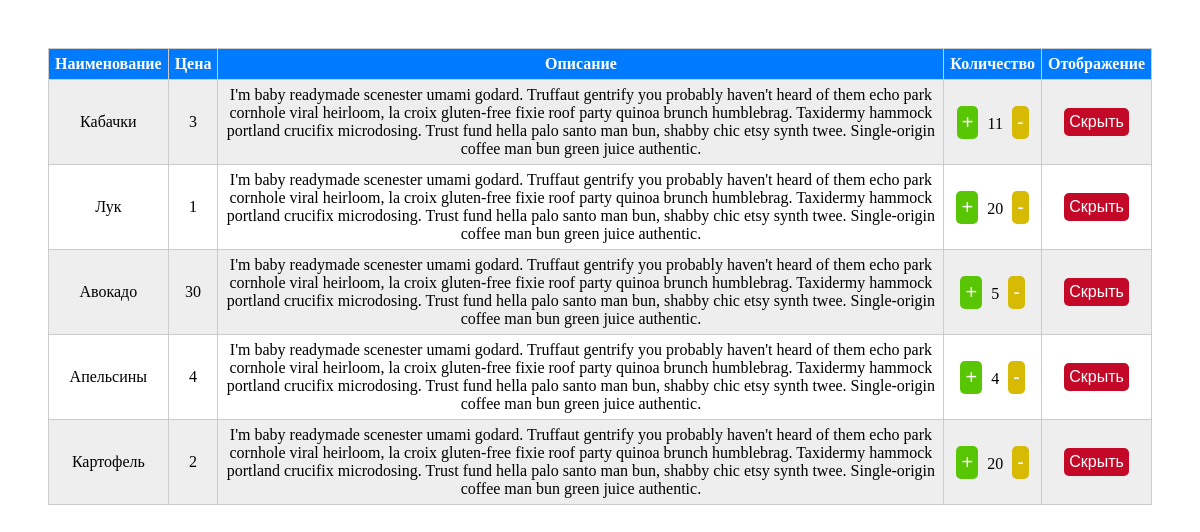
The page / on the database its author committed.
### tables this page shows
CREATE TABLE `Products` (
  `ID` int(10) UNSIGNED NOT NULL,
  `PRODUCT_ID` int(11) NOT NULL,
  `PRODUCT_NAME` varchar(255) NOT NULL,
  `PRODUCT_PRICE` int(11) NOT NULL,
  `PRODUCT_ARTICLE` text NOT NULL,
  `PRODUCT_QUANTITY` int(11) NOT NULL,
  `DATE_CREATE` timestamp NOT NULL DEFAULT CURRENT_TIMESTAMP,
  `PRODUCT_HIDE` bit(1) NOT NULL
);

### CProducts.php (called while the page is built, shortened)
<?php
class CProducts {
    public $db;
    private $database_host = 'localhost';
    private $database_user = '';
    private $database_pass = '';
    private $database_db = 'products';
    private $database_charset = 'utf8';
    public function connectDB()
    {
        $dsn = "mysql:host=$this->database_host;dbname=$this->database_db;charset=$this->database_charset";
        $opt = [
            PDO::ATTR_ERRMODE => PDO::ERRMODE_EXCEPTION,
            PDO::ATTR_DEFAULT_FETCH_MODE => PDO::FETCH_ASSOC,
        ];
        try {
            $this->db = new PDO($dsn, $this->database_user, $this->database_pass, $opt);
        } catch (PDOException $e) {
            die("Connect Error" . $e);
        }
    }
    public function getProducts($limit=0)
    {
        $sql = "SELECT * FROM `Products` WHERE `PRODUCT_HIDE` = 0 ORDER BY `DATE_CREATE` DESC" . ($limit ? " LIMIT :limit" : "");
        $stmt = $this->db->prepare($sql);
        $stmt->bindValue(':limit', $limit, PDO::PARAM_INT);
        $stmt->execute();
        require_once('products.view.php');
    }
}

### products.view.php (the view, shortened to what this page needs)
<table class='product-table'>
    <thead>
        <tr>
            <th>Наименование</th>
            <th>Цена</th>
            <th>Описание</th>
            <th>Количество</th>
            <th>Отображение</th>
        </tr>
    </thead>
    <tbody>
    <?php
        while ($row = $stmt->fetch()) {
            ?>
            <tr class="product-table__row">
                <td><?= $row["PRODUCT_NAME"] ?></td>
                <td><?= $row["PRODUCT_PRICE"] ?></td>
                <td><?= $row["PRODUCT_ARTICLE"] ?></td>
                <td>
                    <button class="product-increase product-btn">+</button>
                    <span data-quantity-index=<?=$row['ID']?>><?= $row["PRODUCT_QUANTITY"] ?></span>
                    <button class="product-decrease product-btn">-</button>
                </td>
                <td><button class="product-table-hide" data-index=<?=$row['ID']?>>Скрыть</button></td>
            </tr>
            <?php
        }
    echo "</tbody>";
echo "</table>";

### index.php (shortened to what this page needs)
<!DOCTYPE html>
<html lang="en">
<head>
    <link rel="stylesheet" href="style.css">
</head>
<body>
    <?php
    require_once 'CProducts.php';
    $products = new CProducts();
    $products->connectDB();
    $products->getProducts(5);
    ?>
</body>
</html>

### style.css (style rules this page uses)
*, *::after, *::before { margin: 0; padding: 0; box-sizing: inherit; }
body { box-sizing: border-box; padding: 3rem; }
.product-table { width: 100%; border-collapse: collapse; }
.product-table__row:nth-of-type(odd) { background: #eee; }
.product-table th { background: #007BFF; color: white; font-weight: bold; }
.product-table td, .product-table th { padding: 6px; border: 1px solid #ccc; text-align: center; }
.product-btn { border: none; padding: 5px; margin: 0 5px; font-size: 28x; cursor: pointer; font-size: 20px; color: white; border-radius: 5px; transition: all 0.2s; }
.product-increase { background: rgb(88, 197, 5); }
.product-decrease { background: rgb(214, 186, 3); }
.product-table-hide { border: none; padding: 5px; cursor: pointer; font-size: 16px; color: white; background: rgb(196, 9, 40); border-radius: 5px; transition: all 0.2s; }

### rows shown on the page
products: PRODUCT_NAME "Кабачки", PRODUCT_PRICE "3", PRODUCT_ARTICLE "I'm baby readymade scenester umami godard. Truffaut gentrify you probably haven't heard of them echo park cornhole viral heirloom, la croix gluten-free fixie roof party quinoa brunch humblebrag. Taxidermy hammock portland crucifix microdosing. Trust fund hella palo santo man bun, shabby chic etsy synth twee. Single-origin coffee man bun green juice authentic.", PRODUCT_QUANTITY "11"
products: PRODUCT_NAME "Лук", PRODUCT_PRICE "1", PRODUCT_ARTICLE "I'm baby readymade scenester umami godard. Truffaut gentrify you probably haven't heard of them echo park cornhole viral heirloom, la croix gluten-free fixie roof party quinoa brunch humblebrag. Taxidermy hammock portland crucifix microdosing. Trust fund hella palo santo man bun, shabby chic etsy synth twee. Single-origin coffee man bun green juice authentic.", PRODUCT_QUANTITY "20"
products: PRODUCT_NAME "Авокадо", PRODUCT_PRICE "30", PRODUCT_ARTICLE "I'm baby readymade scenester umami godard. Truffaut gentrify you probably haven't heard of them echo park cornhole viral heirloom, la croix gluten-free fixie roof party quinoa brunch humblebrag. Taxidermy hammock portland crucifix microdosing. Trust fund hella palo santo man bun, shabby chic etsy synth twee. Single-origin coffee man bun green juice authentic.", PRODUCT_QUANTITY "5"
products: PRODUCT_NAME "Апельсины", PRODUCT_PRICE "4", PRODUCT_ARTICLE "I'm baby readymade scenester umami godard. Truffaut gentrify you probably haven't heard of them echo park cornhole viral heirloom, la croix gluten-free fixie roof party quinoa brunch humblebrag. Taxidermy hammock portland crucifix microdosing. Trust fund hella palo santo man bun, shabby chic etsy synth twee. Single-origin coffee man bun green juice authentic.", PRODUCT_QUANTITY "4"
products: PRODUCT_NAME "Картофель", PRODUCT_PRICE "2", PRODUCT_ARTICLE "I'm baby readymade scenester umami godard. Truffaut gentrify you probably haven't heard of them echo park cornhole viral heirloom, la croix gluten-free fixie roof party quinoa brunch humblebrag. Taxidermy hammock portland crucifix microdosing. Trust fund hella palo santo man bun, shabby chic etsy synth twee. Single-origin coffee man bun green juice authentic.", PRODUCT_QUANTITY "20"
